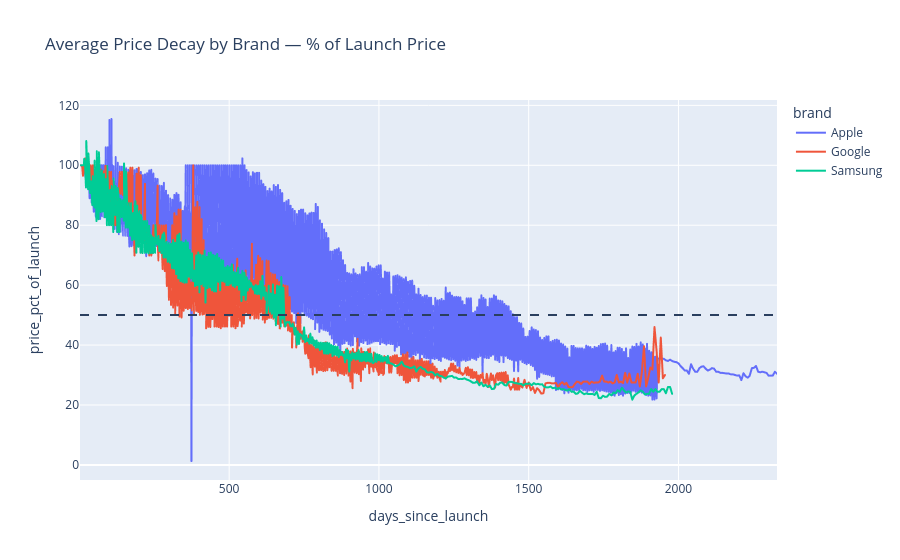

The notebook cell saved with this chart:
### Code cell
#W2 D4
'''From `df`, create `brand_decay_df`:
- Group by `brand` and `days_since_launch`
- Compute mean `price_pct_of_launch` per group
- Reset index
- Result: one row per brand per days_since_launch value

Print shape and head(). How many unique days_since_launch values are there per brand?'''


brand_decay_df = df.groupby(['brand', 'days_since_launch'])['price_pct_of_launch'].mean().reset_index().sort_values(['brand', 'days_since_launch'])
brand_decay_df.head()
#This is very unintuitive STILL - I had to assist myself A BIT with LLM after some tries...
print(brand_decay_df.value_counts(['brand']))


#T2 
'''Plot `brand_decay_df` as a line chart using px.line:
- x = days_since_launch, y = price_pct_of_launch (mean), color = brand
- Title: "Average Price Decay by Brand — % of Launch Price"
- Add a horizontal dashed line at y=50 (hint: use `fig.add_hline(y=50, line_dash="dash")`)
- Which brand crosses 50% first?
'''
pd.set_option('display.max_rows', 200)

chart = px.line(brand_decay_df,
    x = 'days_since_launch',
    y = 'price_pct_of_launch',
    color = 'brand',
    title = 'Average Price Decay by Brand — % of Launch Price'
    )
chart = chart.add_hline(y = 50, line_dash = 'dash')
chart.show()
    
    
'''
Adrian's note:

Data is really weird here and we have lots of 100.00 and below 100. values put randomly in certain date areas.
I reckon it's because some data is bugged. We could handle this by replacing 100 and above with NaN and then using ffill/bfill or averaging the two prices to get the right values.
That's my idea for now.

And also, while I don't see any duplicate in terms of days and values, the line chart contains weird shadows, as if these were area charts, when they're clearly NOT.

	brand	days_since_launch	price_pct_of_launch
0	Apple	6	100.00
1	Apple	13	98.90
2	Apple	17	100.00
3	Apple	20	95.90
4	Apple	24	96.10
5	Apple	27	92.70
6	Apple	31	98.00
7	Apple	34	89.00
8	Apple	38	96.90
9	Apple	41	87.50
10	Apple	45	91.30
11	Apple	48	84.50
12	Apple	52	89.50
13	Apple	55	82.80
14	Apple	59	88.10
15	Apple	62	82.20
16	Apple	65	100.00
17	Apple	66	86.30
18	Apple	69	82.10
19	Apple	72	100.00
20	Apple	73	86.90
21	Apple	74	100.00
22	Apple	76	83.00
23	Apple	79	100.00
24	Apple	80	86.00
25	Apple	81	100.00
26	Apple	83	82.65
27	Apple	86	99.85
28	Apple	87	84.90
29	Apple	88	106.00
30	Apple	90	82.55
31	Apple	93	99.85
32	Apple	94	85.30
33	Apple	95	106.00
34	Apple	97	81.90
35	Apple	100	115.10
36	Apple	101	86.40
37	Apple	102	100.10
38	Apple	104	80.20
39	Apple	107	115.45
40	Apple	108	84.40
41	Apple	109	100.10
42	Apple	111	81.70
43	Apple	114	99.70
44	Apple	115	83.70
45	Apple	116	94.10
46	Apple	118	78.75
47	Apple	121	102.75
48	Apple	122	83.20
49	Apple	123	93.90
'''

### Figure 1 — Plotly figure (JSON) as saved in the notebook; plotly's stock layout.template omitted (floating-point values rounded to 4 significant figures; data arrays with more than 128 entries replaced by an {"elided": "..."} marker saying what was removed)
{"data": [{"hovertemplate": "brand=Apple<br>days_since_launch=%{x}<br>price_pct_of_launch=%{y}<extra></extra>", "legendgroup": "Apple", "line": {"color": "#636efa", "dash": "solid"}, "marker": {"symbol": "circle"}, "mode": "lines", "name": "Apple", "showlegend": true, "type": "scattergl", "x": {"elided": "857 int values"}, "xaxis": "x", "y": {"elided": "857 float values"}, "yaxis": "y"}, {"hovertemplate": "brand=Google<br>days_since_launch=%{x}<br>price_pct_of_launch=%{y}<extra></extra>", "legendgroup": "Google", "line": {"color": "#EF553B", "dash": "solid"}, "marker": {"symbol": "circle"}, "mode": "lines", "name": "Google", "showlegend": true, "type": "scattergl", "x": {"elided": "657 int values"}, "xaxis": "x", "y": {"elided": "657 float values"}, "yaxis": "y"}, {"hovertemplate": "brand=Samsung<br>days_since_launch=%{x}<br>price_pct_of_launch=%{y}<extra></extra>", "legendgroup": "Samsung", "line": {"color": "#00cc96", "dash": "solid"}, "marker": {"symbol": "circle"}, "mode": "lines", "name": "Samsung", "showlegend": true, "type": "scattergl", "x": {"elided": "526 int values"}, "xaxis": "x", "y": {"elided": "526 float values"}, "yaxis": "y"}], "layout": {"legend": {"title": {"text": "brand"}, "tracegroupgap": 0}, "shapes": [{"line": {"dash": "dash"}, "type": "line", "x0": 0, "x1": 1, "xref": "x domain", "y0": 50, "y1": 50, "yref": "y"}], "title": {"text": "Average Price Decay by Brand — % of Launch Price"}, "xaxis": {"anchor": "y", "domain": [0, 1], "title": {"text": "days_since_launch"}}, "yaxis": {"anchor": "x", "domain": [0, 1], "title": {"text": "price_pct_of_launch"}}}}
